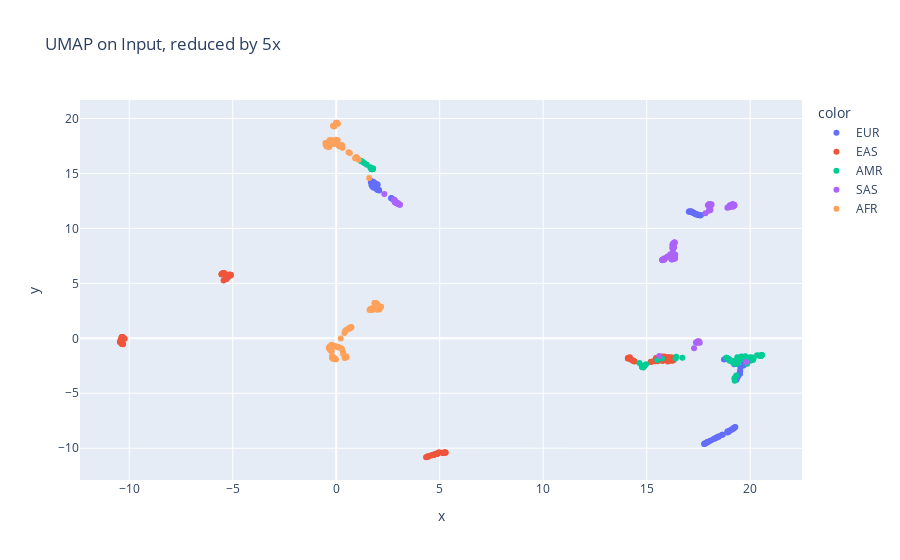
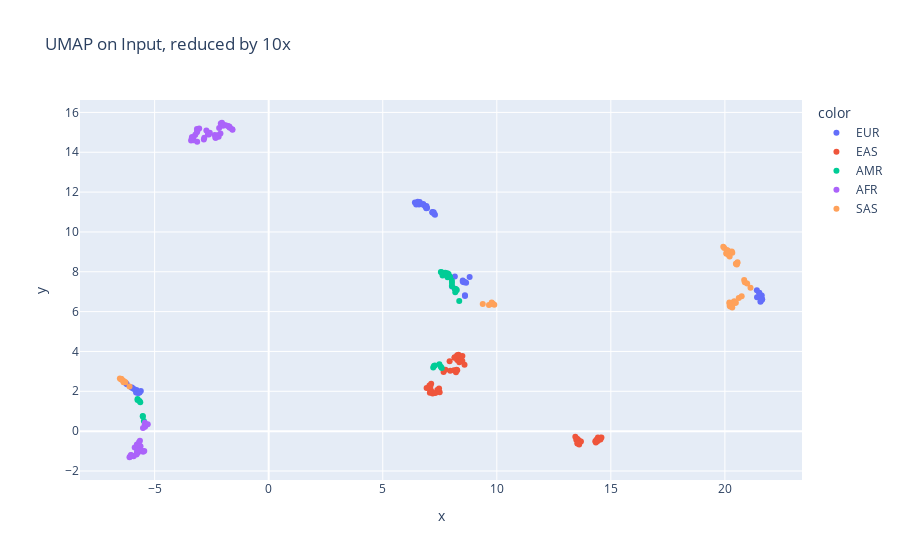
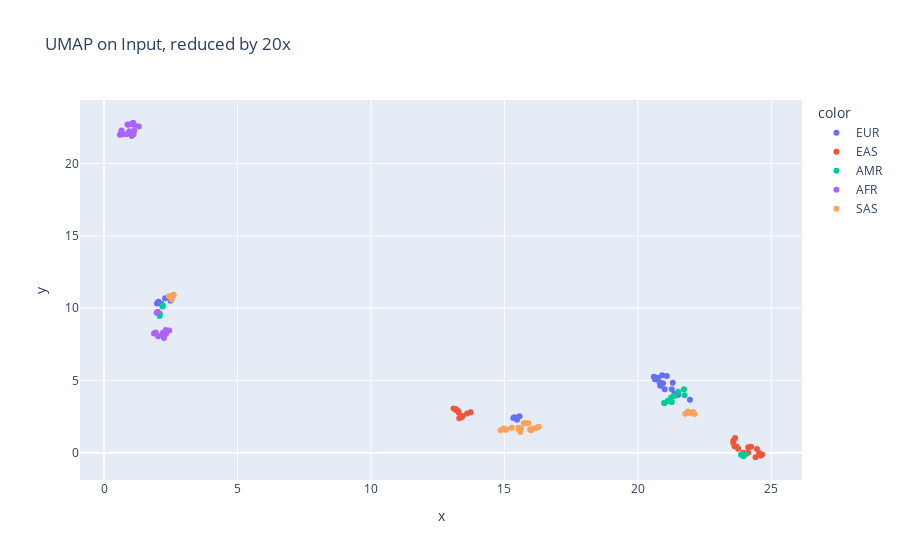

Notebook source saved alongside these figures, in order:
### Markdown cell above
### Subset of data: UMAP

Dimensionality reduction on a subset of the data -- every 10th observation, every 20th observation, etc -- shows similar patterns and division by population.

### Code cell
def get_reduced_by(X, labels, keepinds=20):
    rot_inds = list(range(0, 2503, keepinds))
    rot_labels = labels[rot_inds]
    rot_X = X[rot_inds][:, rot_inds]

    return rot_X, rot_labels, rot_inds

for i in [5, 10, 20]:
    red_X, red_labels, red_inds = get_reduced_by(X, y_superpop, i)
    red_umap_input = UMAP(n_components=2).fit_transform(red_X)
    red_umap_input_3d = UMAP(n_components=3).fit_transform(red_X)

    fig = px.scatter(x=red_umap_input[:, 0], y=red_umap_input[:, 1], color=red_labels.to_list(), 
                     title=f"UMAP on Input, reduced by {i}x")
    fig.show()
